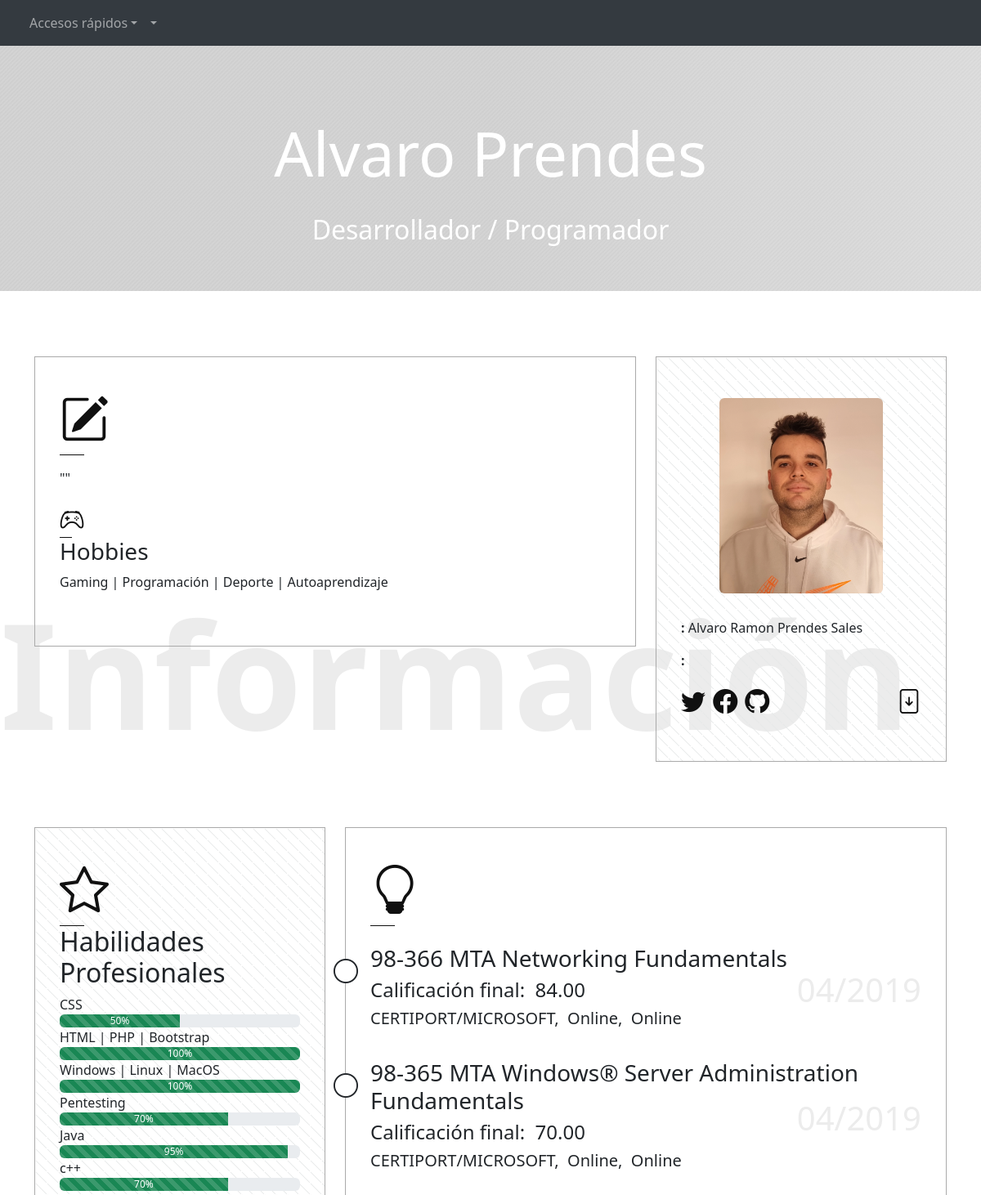
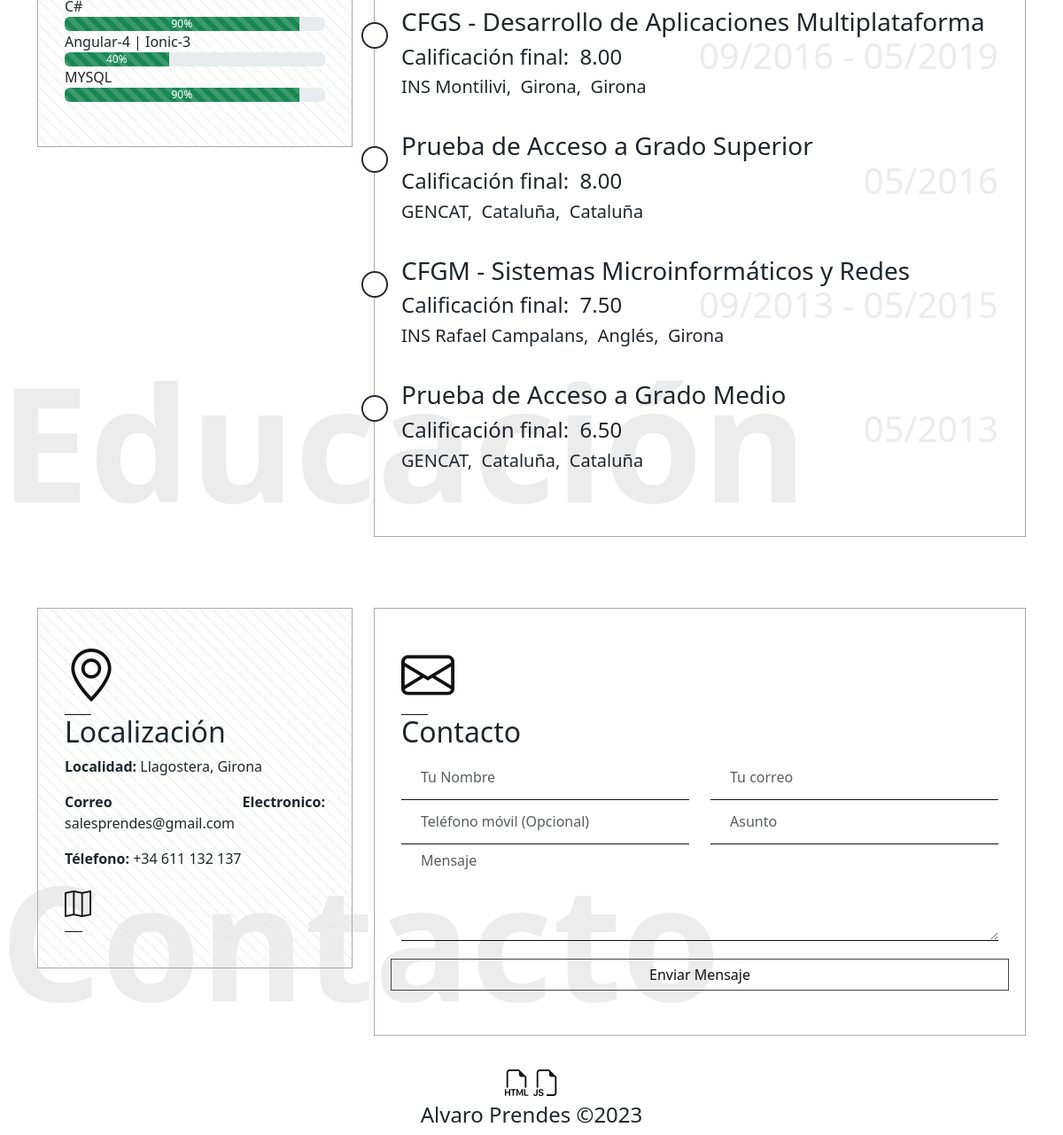
The page / on the database its author committed (2 pictures, top to bottom).
### tables this page shows
CREATE TABLE IF NOT EXISTS `habilidades` (
  `id` int NOT NULL AUTO_INCREMENT,
  `nombre` varchar(255) NOT NULL,
  `porcentaje` int NOT NULL,
  PRIMARY KEY (`id`)
);

CREATE TABLE IF NOT EXISTS `estudios` (
  `id` int NOT NULL AUTO_INCREMENT,
  `nombre` varchar(75) NOT NULL,
  `calificacion` decimal(4,2) DEFAULT NULL,
  `nombre_centro_estudios` varchar(55) NOT NULL,
  `poblacion_centro_estudios` varchar(65) NOT NULL,
  `provincia_centro_estudios` varchar(55) NOT NULL,
  `fecha_comienzo_estudios` date NOT NULL COMMENT 'Fecha Inicio de estudios',
  `fecha_fin_estudios` date DEFAULT NULL COMMENT 'Fecha fin de estudios',
  PRIMARY KEY (`id`)
);

### classes/database.php (called while the page is built, shortened)
<?php
    class database
    {
        private static $conexion = null;
        private static function get_Conexion()
        {
            if (self::$conexion)
            {
                return self::$conexion;
            }
            self::$conexion = new PDO('mysql:host=localhost;dbname=pagina_curriculum', 'root', '');
            self::$conexion->exec("SET NAMES utf8");
            self::$conexion->exec("SET CHARACTER SET utf8");
            return self::$conexion;
        }
        public static function __callStatic($nombre, $valores)
        {
            return call_user_func_array(array(self::get_Conexion(), $nombre), $valores);
        }
    }
?>

### classes/habilidades.php (called while the page is built, shortened)
<?php
	class habilidades
	{
    	public function get_Obtener_Todas_Habilidades()
    	{
	        $declaracion = database::prepare('SELECT * FROM habilidades ORDER BY id ASC;');
	        $declaracion -> execute();
	        return $declaracion -> fetchAll(PDO::FETCH_ASSOC);
    	}
	}
?>

### classes/titulaciones.php (called while the page is built, shortened)
<?php
	class titulaciones
	{
    	public function get_Obtener_Todas_Titulaciones()
    	{
	        $declaracion = database::prepare('SELECT * FROM estudios ORDER BY fecha_comienzo_estudios DESC;');
	        $declaracion -> execute();
	        return $declaracion -> fetchAll(PDO::FETCH_ASSOC);
    	}
	}
?>

### index.php (the view, shortened to what this page needs)
<?php
   require("./classes/database.php");
   require('./classes/titulaciones.php');
   require('./classes/habilidades.php');
   $lenguaje_get = $_GET['lang'];
?>
<!doctype html>
<html lang="<?php echo $lenguaje_get ?>" >
   <head>
	  <link href="https://cdn.jsdelivr.net/npm/bootstrap@5.3.0-alpha1/dist/css/bootstrap.min.css" rel="stylesheet">
	  <link rel="stylesheet" href="https://cdn.jsdelivr.net/npm/bootstrap-icons@1.10.3/font/bootstrap-icons.min.css">
	  <link rel="stylesheet" href="/assets/css/estilo.css" type="text/css">
   </head>
   <body>
	<nav class="navbar navbar-expand-lg bg-body-secondary" data-bs-theme="dark">
		<div class="container-fluid">
			<div class="collapse navbar-collapse" id="navbarColor01">
				<ul class="navbar-nav me-auto mb-2 mb-lg-0">
					<li class="nav-item">
						<a class="nav-link active" aria-current="page" href="#"><?php echo $lang['nombre_principal']; ?></a>
					</li>
					<li class="nav-item dropdown">
						<a class="nav-link dropdown-toggle" href="#" id="navbar_accesos" role="button" data-bs-toggle="dropdown" aria-expanded="false">Accesos rápidos</a>
					</li>
					<li class="nav-item dropdown">
						<a class="nav-link dropdown-toggle" href="#" id="navbar_idiomas" role="button" data-bs-toggle="dropdown" aria-expanded="false"><?php echo $lang['menu_texto_idiomas']; ?></a>
					</li>
				</ul>
			</div>
		</div>
	</nav>
	<section id="home" class="header">
		<div class="sector">
			<h1 class="main-title">Alvaro Prendes</h1>
			<h2 class="tagline">Desarrollador / Programador</h2>
		</div>
	</section>
	<section id="Informacion">
		<h1 class="section-big-title d-none d-xl-block">Información</h1>
		<div class="container">
			<div class="row">
				<div class="col-sm-4 order-last">
					<div class="section-holder texture">
						<div class="img-holder">
							<img src="/assets/images/me.webp" loading="lazy" class="img-fluid rounded mx-auto d-block" width="200" height="200" alt="Alvaro_Prendes">
						</div>
						<p style="text-align:justify;"><b><?php echo $lang['informacion_nombre']; ?>:</b> Alvaro Ramon Prendes Sales</p>
						<p style="text-align:justify;"><b><?php echo $lang['informacion_nacionalidad']; ?>:</b> <?php echo $lang['informacion_tipo_nacionalidad']; ?></p>
						<div class="social-links">
							<a href="https://twitter.com/salesprendes" aria-label="Acceder a mi twitter"><i class="bi bi-twitter i-size-small"></i></a>
							<a href="https://www.facebook.com/salesprendes" aria-label="Acceder a mi facebook"><i class="bi bi-facebook i-size-small"></i></a>
							<a href="https://github.com/salesprendes" aria-label="Acceder a mi github"><i class="bi bi-github i-size-small"></i></a>
						</div>
						<a data-bs-toggle="modal" data-bs-target="#modal_cv" class="tooltip-cl cv-download" data-tooltip="Descargar currículum" aria-label="Descargar mi currículum" href="">
							<i class="bi bi-file-arrow-down i-size-small"></i>
						</a>
					</div>
				</div>
				<div class="col-sm-8 order-first">
					<div class="section-holder">
						<div class="icon-holder i-size-big">
							<i class="bi bi-pencil-square"></i>
						</div>
						<p style="text-align:justify;">"<?php echo $lang['panel_presentacion_frase']; ?>"</p>
						<div class="icon-holder i-size-small">
							<i class="bi bi-controller"></i>
						</div>
						<h3>Hobbies</h4>
						<p>Gaming | Programación | Deporte | Autoaprendizaje</p>
					</div>
				</div>
			</div>
		</div>
	</section>
	<section id="Educacion">
		<h1 class="section-big-title d-none d-xl-block">Educación</h1>
		<div class="container">
			<div class="row">
				<div class="col-sm-4">
					<div class="section-holder texture">
						<div class="icon-holder i-size-big">
							<i class="bi bi-star"></i>
						</div>
						<h2>Habilidades Profesionales</h2>
						<?php $habilidades = new Habilidades(); ?>
						<?php foreach($habilidades -> get_Obtener_Todas_Habilidades() as $fila): ?>
							<?php if($fila): ?>
								<?php echo $fila['nombre']; ?>
								<div class="progress">
									<div class="progress-bar progress-bar-striped progress-bar-animated bg-success" role="progressbar" style="width: <?php echo $fila['porcentaje']; ?>%;" aria-valuenow="<?php echo $fila['porcentaje']; ?>" aria-valuemin="0" aria-valuemax="100">
										<?php echo $fila['porcentaje']; ?>%
									</div>
								</div>
							<?php else: ?>
								<h1>No hay habilidades disponibles</h1>
							<?php endif; ?>
						<?php endforeach; ?>
					</div>
				</div>
				<div class="col-sm-8">
					<div class="section-holder">
						<div class="icon-holder i-size-big">
							<i class="bi bi-lightbulb"></i>
						</div>
						<div class="time-line">
							<div class="row">
								<?php $titulaciones = new Titulaciones(); ?>
								<?php foreach($titulaciones -> get_Obtener_Todas_Titulaciones() as $fila): ?>
									<?php if($fila): ?>
										<div class="col-sm-last">
											<div class="time-item">
												<div class="time-year">
													<?php echo date("m/Y", strtotime($fila['fecha_comienzo_estudios'])); ?>
													<?php
														if($fila['fecha_fin_estudios'] != null): ?>
															- <?php echo date("m/Y", strtotime($fila['fecha_fin_estudios']));
													?>
													<?php endif; ?>
												</div>
												<div class="icon-holder-time">
													<i class="bi bi-circle"></i>
												</div>
												<h3>
													<?php echo $fila['nombre']; ?>
												</h3>
												<h4>
													Calificación final:&nbsp;
													<?php
														if($fila['calificacion'] != null)
															echo $fila['calificacion'];
														else
															echo 'Actualmente en curso';
													?>
												</h4>
												<h5>
													<?php echo $fila['nombre_centro_estudios']; ?>,&nbsp;
													<?php echo $fila['poblacion_centro_estudios']; ?>,&nbsp;
													<?php echo $fila['provincia_centro_estudios']; ?>
												</h5>
											</div>
										</div>
									<?php else: ?>
										<h1>No hay estudios disponibles</h1>
									<?php endif; ?>
								<?php endforeach; ?>
							</div>
						</div>
					</div>
				</div>
			</div>
		</div>
	</section>
	<section id="Contacto">
		<h1 class="section-big-title d-none d-xl-block">Contacto</h1>
		<div class="container">
			<div class="row">
				<div class="col-sm-4">
					<div class="section-holder texture">
						<div class="icon-holder i-size-big">
							<i class="bi bi-geo-alt"></i>
						</div>
						<h2>Localización</h2>
						<p style="text-align:justify;"><b>Localidad:</b> Llagostera, Girona</p>
						<p style="text-align:justify;"><b>Correo Electronico:</b> salesprendes@gmail.com</p>
						<p style="text-align:justify;"><b>Télefono:</b> +34 611 132 137</p>
						<a data-bs-toggle="modal" data-bs-target="#modal_localizacion" href="" aria-label="Ver la Localización"><div class="map-open"><i class="bi bi-map i-size-small"></i></div></a>
					</div>
				</div>
				<div class="col-sm-8">
					<div class="section-holder">
						<div class="icon-holder i-size-big">
							<i class="bi bi-envelope"></i>
						</div>
						<h2>Contacto</h2>
						<form id="form_contacto" onsubmit="submitForm()">
							<div class="row">
								<div class="col-sm-6 order-first">
									<input type="text" class="form-control" id="nombre_contacto" placeholder="Tu Nombre" required>
								</div>
								<div class="col-sm-6 order-last">
									<input type="email" class="form-control" id="correo_contacto" placeholder="Tu correo" required>
								</div>
							</div>
							<div class="row">
								<div class="col-sm-6 order-first">
									<input type="text" class="form-control" id="movil_contacto" placeholder="Teléfono móvil (Opcional)">
								</div>
								<div class="col-sm-6 order-Last">
									<input type="text" class="form-control" id="asunto_contacto" placeholder="Asunto" required>
								</div>
							</div>
							<div class="row">
								<div class="col-sm-12">
									<textarea class="form-control" id="mensaje_contacto" rows="4" placeholder="Mensaje" required></textarea>
								</div>
							</div>
							<div class="row">
								<button type="submit" id="form-submit" class="btn btn-cl">Enviar Mensaje</button>
							</div>
						</form>
					</div>
				</div>
			</div>
		</div>
	</section>
	<?php include './footer.php'; ?>
   </body>
</html>

### footer.php
<div class="container">
   <div class="row">
      <div class="col-sm-12">
            <div class="process">
               <i class="bi bi-filetype-html i-size-small"></i>
               <i class="bi bi-filetype-js i-size-small"></i>
            </div>
            <h4 class="text-center">Alvaro Prendes &copy;<?php echo date("Y"); ?></h4>
      </div>
   </div>
</div>

### assets/css/estilo.css (style rules this page uses)
section { margin-bottom: 1.875rem; padding: 50px 0 0 0; position: relative; }
.btn-cl { color: #101010; border: 1px solid #444; padding: 5px 15px; background: transparent; margin-top: 20px; border-radius: 0; outline: none; }
.icon-holder { display: inline-block; position: relative; }
.i-size-big { font-size: 60px; }
.i-size-small { font-size: 1.875rem; }
.i-size-big, .i-size-med, .i-size-small { color: #101010; }
.icon-holder:after { content: ''; position: absolute; bottom: 0; left: 0; width: 50%; height: 1px; background: #101010; }
.section-holder { border: 1px solid #aaa; padding: 1.875rem 1.875rem 50px; }
.section-big-title { position: absolute; opacity: 1; bottom: 0; left: 0; display: inline-block; font-size: 180px; font-weight: 700; z-index: -1; margin: 0; color: #ececec; }
.header { background-size: cover; background-position: center; height: 300px; width: 100%; position: relative; }
.header:before { content: ''; background: linear-gradient(to right, #101010 50%, #444); height: 100%; width: 100%; position: absolute; top: 0; left: 0; opacity: .2; }
.header:after { content: ''; background: url('/assets/images/pattern.png'); height: 100%; width: 100%; position: absolute; top: 0; left: 0; opacity: .8; }
.sector { position: absolute; top: 50%; width: 100%; text-align: center; -webkit-transform: translateY(-50%); transform: translateY(-50%); color: #fff; z-index: 1; }
.sector .main-title { margin: 1.875rem 0; font-size: 75px; font-weight: 300; color: #fff; }
.sector .tagline { margin-bottom: 0; color: #fff; }
.img-holder { position: relative; margin: 20px 0 1.875rem; }
.cv-download { float: right; color: #101010; }
.tooltip-cl { display: inline; position: relative; }
.time-line { position: relative; }
.time-item { padding: 15px 0; position: relative; }
.time-year { position: absolute; top: 50%; right: 0; -webkit-transform: translateY(-50%); transform: translateY(-50%); font-size: 40px; color: #ececec; opacity: 1; font-weight: 400; }
.icon-holder-time { display: inline-block; position: absolute; top: 32px; left: -1.875rem; -webkit-transform: translateX(-50%); transform: translateX(-50%); background: #fff; font-size: 1.875rem; line-height: 0; padding: 0 1px; border-radius: 50%; }
.process { padding: 0; margin: 0; text-align: center; width: 100%; list-style-type: none; }
.map-open { position: relative; }
.map-open:after { content: ''; position: absolute; left: 0; width: 20px; background: #101010; height: 1px; bottom: -10px; }
#Contacto .form-control { border: 0; background: transparent; border-bottom: 1px solid #101010; box-shadow: none; border-radius: 0; -webkit-border-radius: 0; -moz-border-radius: 0; }
#Contacto input, #Contacto textarea { text-indent: 10px; }
#Contacto input.form-control { height: 50px; }
.texture, #msgSubmit, #fun-fact .counter li, .process li:first-child, .process li:last-child, .box-it:before { background: url("/assets/images/texture.png"); }
.social-links { display: inline-block; }
.social-links a { margin-right: 5px; display: inline-block; text-decoration: none; font-weight: 400; color: #101010; }

### rows shown on the page
habilidades: nombre "CSS", porcentaje "50"
habilidades: nombre "HTML | PHP | Bootstrap", porcentaje "100"
habilidades: nombre "Windows | Linux | MacOS", porcentaje "100"
habilidades: nombre "Pentesting", porcentaje "70"
habilidades: nombre "Java", porcentaje "95"
habilidades: nombre "c++", porcentaje "70"
habilidades: nombre "C#", porcentaje "90"
habilidades: nombre "Angular-4 | Ionic-3", porcentaje "40"
habilidades: nombre "MYSQL", porcentaje "90"
estudios: nombre "98-366 MTA Networking Fundamentals", calificacion "84.00", nombre_centro_estudios "CERTIPORT/MICROSOFT", poblacion_centro_estudios "Online", provincia_centro_estudios "Online"
estudios: nombre "98-365 MTA Windows® Server Administration Fundamentals", calificacion "70.00", nombre_centro_estudios "CERTIPORT/MICROSOFT", poblacion_centro_estudios "Online", provincia_centro_estudios "Online"
estudios: nombre "CFGS - Desarrollo de Aplicaciones Multiplataforma", calificacion "8.00", nombre_centro_estudios "INS Montilivi", poblacion_centro_estudios "Girona", provincia_centro_estudios "Girona"
estudios: nombre "Prueba de Acceso a Grado Superior", calificacion "8.00", nombre_centro_estudios "GENCAT", poblacion_centro_estudios "Cataluña", provincia_centro_estudios "Cataluña"
estudios: fecha_comienzo_estudios "09/2013", fecha_fin_estudios "05/2015", nombre "CFGM - Sistemas Microinformáticos y Redes", calificacion "7.50", nombre_centro_estudios "INS Rafael Campalans", poblacion_centro_estudios "Anglés", provincia_centro_estudios "Girona"
estudios: nombre "Prueba de Acceso a Grado Medio", calificacion "6.50", nombre_centro_estudios "GENCAT", poblacion_centro_estudios "Cataluña", provincia_centro_estudios "Cataluña"
